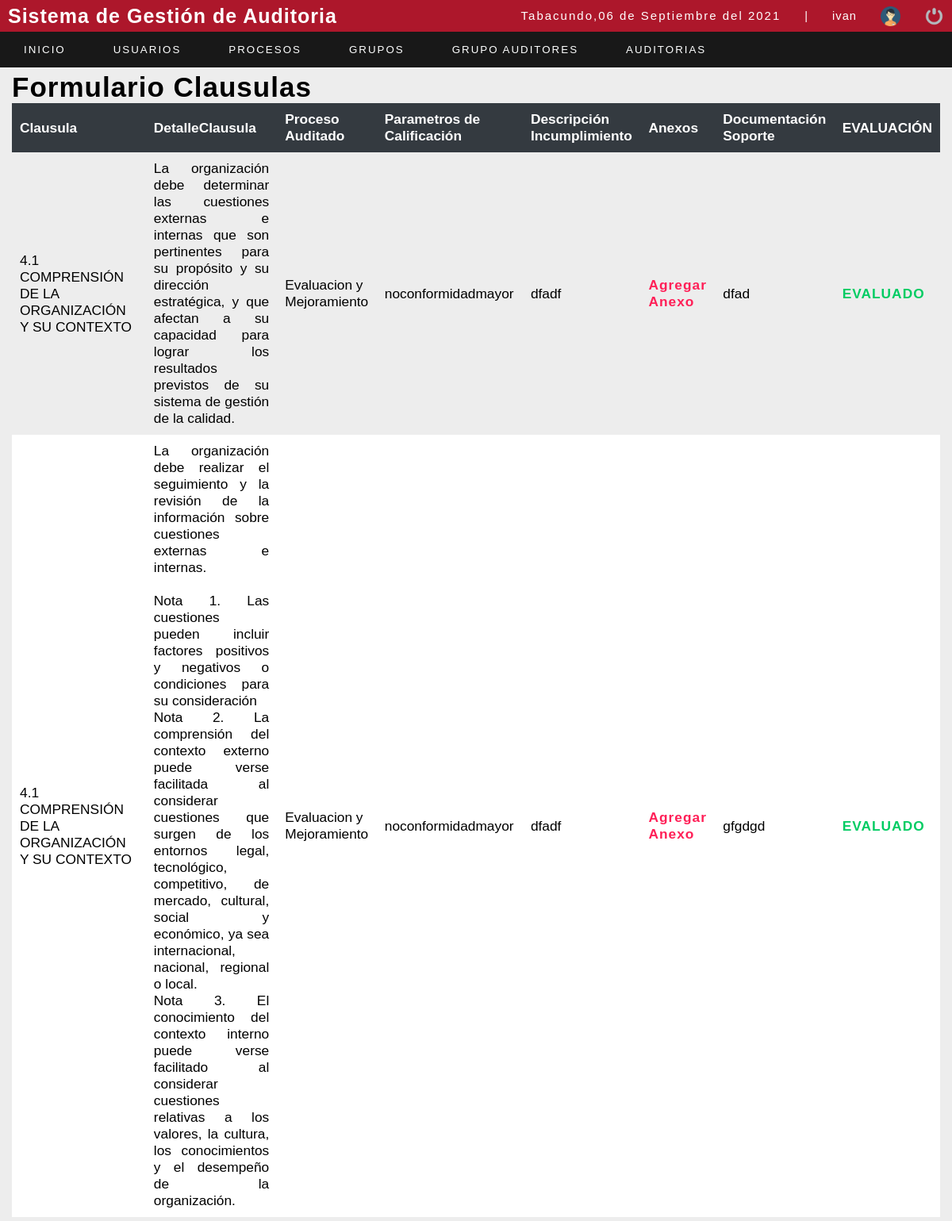
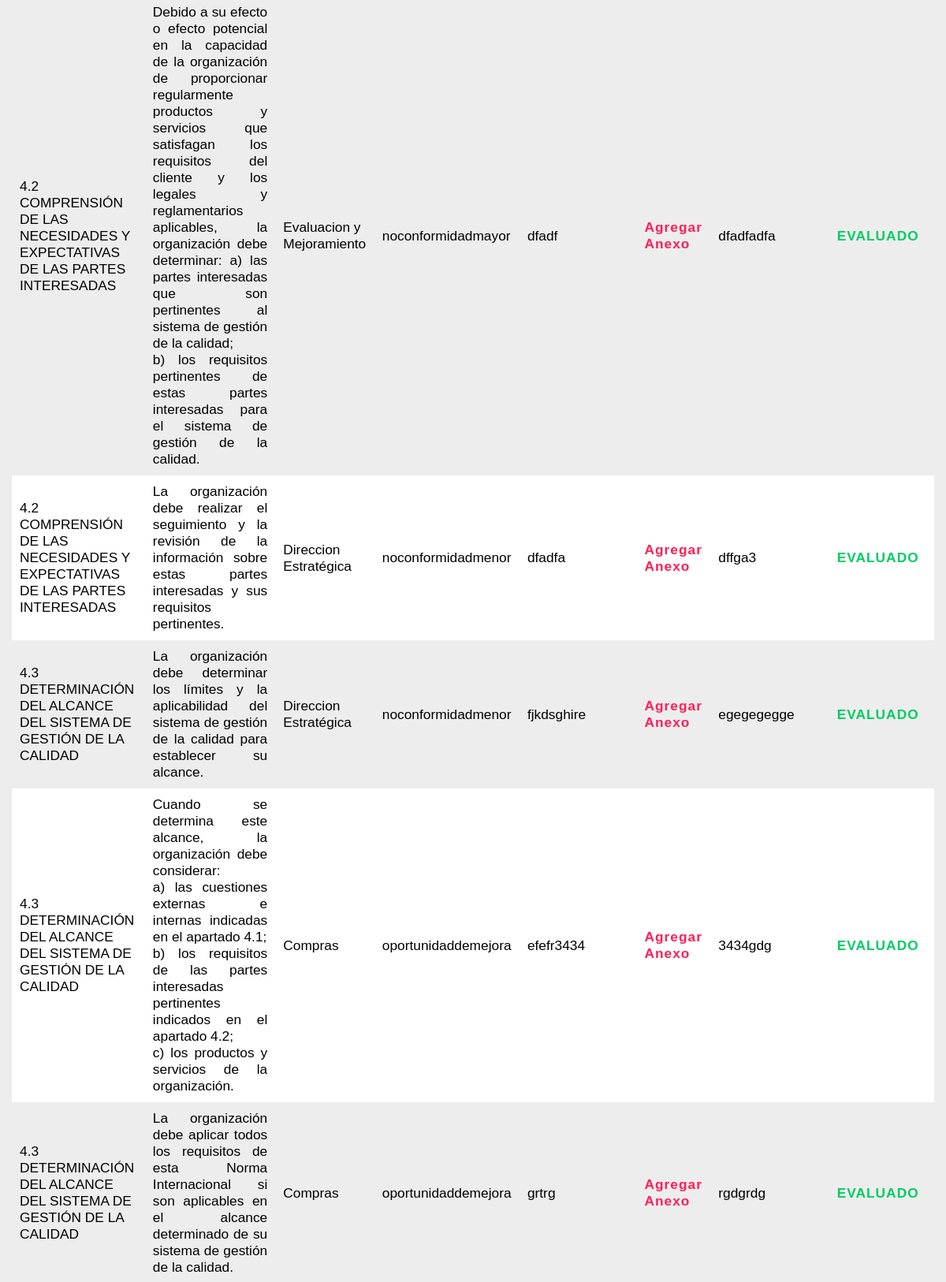
The app's page /sistema/formulario_clausulas.php?id=130 (signed in, upper part) with its own data (2 pictures, top to bottom).
### tables this page shows
CREATE TABLE `clausula` (
  `idclausula` int(11) NOT NULL,
  `clausula` varchar(200) NOT NULL,
  `detalleclausula` varchar(2000) NOT NULL,
  `idnorma` int(11) NOT NULL,
  `idproceso` int(11) NOT NULL
);

CREATE TABLE `procesos` (
  `idproceso` int(11) NOT NULL,
  `nombreproceso` varchar(50) NOT NULL,
  `liderproceso` int(11) NOT NULL
);

CREATE TABLE `detalleclausula` (
  `iddetalleclausula` int(11) NOT NULL,
  `idclausula` int(11) NOT NULL,
  `parametroscalificacion` varchar(100) DEFAULT NULL,
  `desincumplimiento` varchar(150) DEFAULT NULL,
  `documentacionsoporte` varchar(150) DEFAULT NULL,
  `iddetalleauditoria` int(11) NOT NULL,
  `planaccion` int(11) NOT NULL DEFAULT 1,
  `estadoplan` int(11) NOT NULL DEFAULT 1
);

### sistema/formulario_clausulas.php (the view, shortened to what this page needs)
<?php
include "../conexion.php";
?>
<!DOCTYPE html>
<html lang="en">
<head>
	<?php include "includes/scripts.php"; ?>
</head>
<body>
	<?php include "includes/header.php"; ?>
	<section id="container">
		<h1>Formulario Clausulas</h1>
		<table>
			<tr>
				<th>Clausula</th>
				<th>DetalleClausula</th>
				<th>Proceso Auditado</th>
				<th>Parametros de Calificación</th>
				<th>Descripción Incumplimiento</th>
				<th>Anexos</th>
				<th>Documentación Soporte</th>
				<th>EVALUACIÓN</th>
			</tr>
			<?php
			$por_pagina =500;
			if (empty($_GET['pagina'])) {
				$pagina = 1;
			} else {
				$pagina = $_GET['pagina'];
			}
			$desde = ($pagina - 1) * $por_pagina;
			if (empty($_REQUEST['id'])) {
				header("location: lista_auditorvistapro.php");
				mysqli_close($conection);
			} else {
				$iddetallaauditoria = $_REQUEST['id'];
				$query = mysqli_query($conection, "SELECT c.clausula,c.detalleclausula,p.nombreproceso,dc.parametroscalificacion,dc.desincumplimiento,dc.documentacionsoporte,dc.iddetalleclausula FROM clausula c, detalleclausula dc, procesos p WHERE dc.idclausula=c.idclausula AND p.idproceso=c.idproceso AND dc.iddetalleauditoria=$iddetallaauditoria ORDER BY c.idclausula ASC LIMIT $desde,$por_pagina");
				$result = mysqli_num_rows($query);
				if ($result > 0) {
					while ($data = mysqli_fetch_array($query)) {
			?>
						<tr>
							<td><?php echo $data[0]; ?></td>
							<?php
						$text = str_replace(["\n"],"<br/>",$data[1]);
						?>
							<td style="text-align: justify;"><?php echo $text; ?></td>
							<td><?php echo $data[2]; ?></td>
							<td><?php echo $data[3]; ?></td>
							<td><?php echo $data[4]; ?></td>
							<td><a style="color: #FF1F57; font-weight: bold" href="lista_anexo.php?id=<?php echo $data[6]; ?>&da=<?php echo $iddetallaauditoria ?> ">Agregar Anexo</a></td>
							<td><?php echo $data[5]; ?></td>
							<?php
							if (!isset($data[3])) {
							?>
								<td>
									<a style="color: #FF1F57; font-weight: bold" href="calificar_clausula.php?id=<?php echo $data[6]; ?>&da=<?php echo $iddetallaauditoria ?> ">EVALUAR</a>
								</td>
							<?php
							} else {
							?>
								<td>
									<a style="color: #00CC63; font-weight: bold" href="calificar_clausula.php?id=<?php echo $data[6]; ?>&da=<?php echo $iddetallaauditoria ?> ">EVALUADO</a>
								</td>
							<?php
							}
							?>
						</tr>
			<?php
					}
				}
			}
			?>
		</table>
	</section>
</body>
</html>

### sistema/css/style.css (style rules this page uses)
* { margin: 0; padding: 0; box-sizing: border-box; }
body { background: #ededed; }
h1, h2, h3, h4, h5, h6 { font-family: Arial, sans-serif; font-weight: bold; letter-spacing: 1px; }
h1 { font-size: 25px; }
a { text-decoration: none; font-family: Arial, sans-serif; letter-spacing: 1px; }
#container { padding: 90px 15px 15px; }
#container h1 { font-size: 35px; display: inline-block; }
table { border-collapse: collapse; font-size: 13pt; font-family: Arial, sans-serif; width: 100%; }
table th { text-align: left; padding: 10px; background: #343A40; color: #fff; }
table tr:nth-child(odd) { background: #fff; }
table td { padding: 10px; }

### records on screen
clausula: clausula "4.1 COMPRENSIÓN DE LA ORGANIZACIÓN Y SU CONTEXTO", detalleclausula "La organización debe determinar las cuestiones externas e internas que son pertinentes para su propósito y su dirección estratégica, y que afectan a su capacidad para lograr los resultados previstos de su sistema de gestión de la calidad.", idproceso.nombreproceso "Evaluacion y Mejoramiento", detalleclausula.parametroscalificacion "noconformidadmayor", detalleclausula.desincumplimiento "dfadf", detalleclausula.documentacionsoporte "dfad"
clausula: clausula "4.1 COMPRENSIÓN DE LA ORGANIZACIÓN Y SU CONTEXTO", detalleclausula "La organización debe realizar el seguimiento y la revisión de la información sobre cuestiones externas e internas. Nota 1. Las cuestiones pueden incluir factores positivos y negativos o condiciones para su consideración Nota 2. La comprensión del contexto externo puede verse facilitada al considerar cuestiones que surgen de los entornos legal, tecnológico, competitivo, de mercado, cultural, social y económico, ya sea internacional, nacional, regional o local. Nota 3. El conocimiento del contexto interno puede verse facilitado al considerar cuestiones relativas a los valores, la cultura, los conocimientos y el desempeño de la organización.", idproceso.nombreproceso "Evaluacion y Mejoramiento", detalleclausula.parametroscalificacion "noconformidadmayor", detalleclausula.desincumplimiento "dfadf", detalleclausula.documentacionsoporte "gfgdgd"
clausula: clausula "4.2 COMPRENSIÓN DE LAS NECESIDADES Y EXPECTATIVAS DE LAS PARTES INTERESADAS", detalleclausula "Debido a su efecto o efecto potencial en la capacidad de la organización de proporcionar regularmente productos y servicios que satisfagan los requisitos del cliente y los legales y reglamentarios aplicables, la organización debe determinar: a) las partes interesadas que son pertinentes al sistema de gestión de la calidad; b) los requisitos pertinentes de estas partes interesadas para el sistema de gestión de la calidad.", idproceso.nombreproceso "Evaluacion y Mejoramiento", detalleclausula.parametroscalificacion "noconformidadmayor", detalleclausula.desincumplimiento "dfadf", detalleclausula.documentacionsoporte "dfadfadfa"
clausula: clausula "4.2 COMPRENSIÓN DE LAS NECESIDADES Y EXPECTATIVAS DE LAS PARTES INTERESADAS", detalleclausula "La organización debe realizar el seguimiento y la revisión de la información sobre estas partes interesadas y sus requisitos pertinentes.", idproceso.nombreproceso "Direccion Estratégica", detalleclausula.parametroscalificacion "noconformidadmenor", detalleclausula.desincumplimiento "dfadfa", detalleclausula.documentacionsoporte "dffga3"
clausula: clausula "4.3 DETERMINACIÓN DEL ALCANCE DEL SISTEMA DE GESTIÓN DE LA CALIDAD", detalleclausula "La organización debe determinar los límites y la aplicabilidad del sistema de gestión de la calidad para establecer su alcance.", idproceso.nombreproceso "Direccion Estratégica", detalleclausula.parametroscalificacion "noconformidadmenor", detalleclausula.desincumplimiento "fjkdsghire", detalleclausula.documentacionsoporte "egegegegge"
clausula: clausula "4.3 DETERMINACIÓN DEL ALCANCE DEL SISTEMA DE GESTIÓN DE LA CALIDAD", detalleclausula "Cuando se determina este alcance, la organización debe considerar: a) las cuestiones externas e internas indicadas en el apartado 4.1; b) los requisitos de las partes interesadas pertinentes indicados en el apartado 4.2; c) los productos y servicios de la organización.", idproceso.nombreproceso "Compras", detalleclausula.parametroscalificacion "oportunidaddemejora", detalleclausula.desincumplimiento "efefr3434", detalleclausula.documentacionsoporte "3434gdg"
clausula: clausula "4.3 DETERMINACIÓN DEL ALCANCE DEL SISTEMA DE GESTIÓN DE LA CALIDAD", detalleclausula "La organización debe aplicar todos los requisitos de esta Norma Internacional si son aplicables en el alcance determinado de su sistema de gestión de la calidad.", idproceso.nombreproceso "Compras", detalleclausula.parametroscalificacion "oportunidaddemejora", detalleclausula.desincumplimiento "grtrg", detalleclausula.documentacionsoporte "rgdgrdg"

### other values on screen
fechaC() "06 de Septiembre del 2021"
$_SESSION['user'] "ivan"
